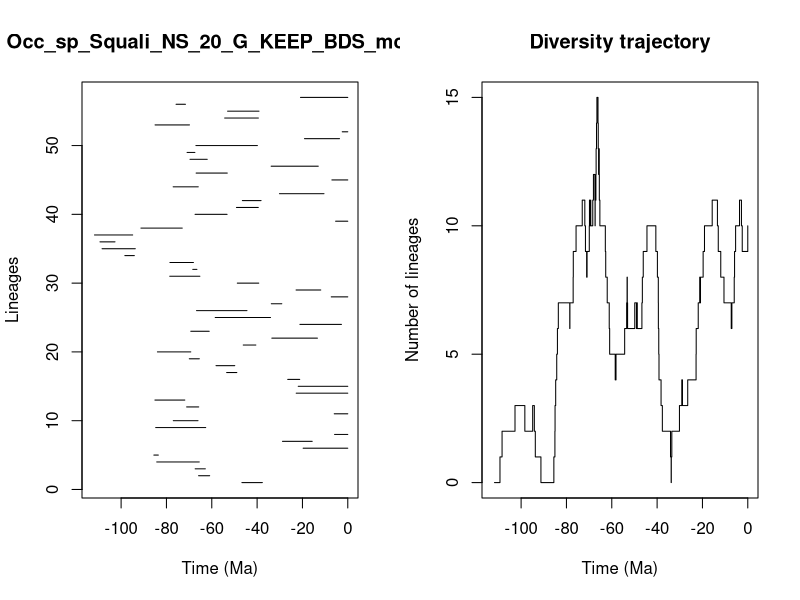

The R source for this figure:


pdf(file='../Results/Species_NS/5_MA_bins_EXT_EP_FT/pyrate_mcmc_logs/Occ_sp_Squali_NS_20_G_KEEP_BDS_mcmc_LTT.pdf',width=0.6*20, height=0.6*10)
title = "Occ_sp_Squali_NS_20_G_KEEP_BDS_mcmc"
ts=c(46.70958277500198, 65.82471816991809,67.3243875827018,84.28361693886917,85.55169151224506,19.695121610269528,28.81301798614754,5.8307574553186505,84.74554467690189,76.98072551196292,5.978486764496752,71.09259611662588,85.08726240520662,22.756809087354185,21.858555474543497,26.4953742184327,53.43899230907763,58.13021383689444,69.92207541399723,83.97668170338801,46.118652762079684,33.509556902488924,69.26116814800072,21.121181184541477,58.48637752844127,66.73172742170898,33.735003912559215,7.300617876834857,22.81252645842292,48.74456455615495,78.5418619312293,68.38699008497792,78.46806633465047,98.35240276627088,108.4010424739223,109.324605373577,111.7431864375224,91.25637591398566,5.369527410932689,67.37681677469209,49.112175582135976,46.511379302219396,30.144116812818403,77.0371196753399,7.0140888868218125,66.90614981679552,33.80564860088678,69.60061916221042,70.89459319060502,67.002657913034,19.097793626986732,2.4443241030448273,85.02150269761994,54.31633929096229,53.02365701957796,75.75571716538032,20.86338026771048)
te=c(37.687307325568774, 60.93491715793089,62.84341662129099,65.52422675702962,83.5802861062985,0.0,15.69548127024173,0.0,62.67149682152953,66.07505296693736,0.0,65.75892940055752,71.8930745724651,0.0,0.0,21.20184576426615,48.948571530099464,49.86074994273397,65.49302852934794,69.26672673212772,40.560690307654546,13.390482460082024,61.12343793231566,2.789457243743294,34.08501380190182,44.477906002720395,29.110664434686505,0.0,11.920434564390655,39.273196041136714,65.25232784318808,66.5613261849071,68.09039407016235,94.16305015774216,93.73431859916734,102.69458768720358,94.89752931698041,73.03012548502448,0.0,53.251034982428365,39.47351631090976,38.25690268287159,10.501019037512998,65.96650903673827,0.0,53.15171910618159,13.020529400686073,62.00976991140656,67.45064427019997,39.872531391848874,3.6444211424154083,0.0,69.84243796971285,39.4460632750294,39.16791539805219,71.61548639336377,0.0)
div_traj=c(0, 1,2,3,2,3,2,1,0,1,2,3,4,5,6,7,6,7,8,9,10,11,10,9,8,9,10,11,10,11,10,11,12,11,10,11,12,13,14,15,14,13,12,13,12,11,10,9,8,7,6,5,4,5,6,7,8,7,6,7,6,7,6,7,8,9,10,9,8,7,6,5,4,3,2,1,0,1,2,3,4,3,4,5,6,7,8,7,8,9,10,11,10,9,8,7,6,7,8,9,10,11,10,9,10)
time_events=c(111.7431864375224, 109.324605373577,108.4010424739223,102.69458768720358,98.35240276627088,94.89752931698041,94.16305015774216,93.73431859916734,91.25637591398566,85.55169151224506,85.08726240520662,85.02150269761994,84.74554467690189,84.28361693886917,83.97668170338801,83.5802861062985,78.5418619312293,78.46806633465047,77.0371196753399,76.98072551196292,75.75571716538032,73.03012548502448,71.8930745724651,71.61548639336377,71.09259611662588,70.89459319060502,69.92207541399723,69.84243796971285,69.60061916221042,69.26672673212772,69.26116814800072,68.38699008497792,68.09039407016235,67.45064427019997,67.37681677469209,67.3243875827018,67.002657913034,66.90614981679552,66.73172742170898,66.5613261849071,66.07505296693736,65.96650903673827,65.82471816991809,65.75892940055752,65.52422675702962,65.49302852934794,65.25232784318808,62.84341662129099,62.67149682152953,62.00976991140656,61.12343793231566,60.93491715793089,58.48637752844127,58.13021383689444,54.31633929096229,53.43899230907763,53.251034982428365,53.15171910618159,53.02365701957796,49.86074994273397,49.112175582135976,48.948571530099464,48.74456455615495,46.70958277500198,46.511379302219396,46.118652762079684,44.477906002720395,40.560690307654546,39.872531391848874,39.47351631090976,39.4460632750294,39.273196041136714,39.16791539805219,38.25690268287159,37.687307325568774,34.08501380190182,33.80564860088678,33.735003912559215,33.509556902488924,30.144116812818403,29.110664434686505,28.81301798614754,26.4953742184327,22.81252645842292,22.756809087354185,21.858555474543497,21.20184576426615,21.121181184541477,20.86338026771048,19.695121610269528,19.097793626986732,15.69548127024173,13.390482460082024,13.020529400686073,11.920434564390655,10.501019037512998,7.300617876834857,7.0140888868218125,5.978486764496752,5.8307574553186505,5.369527410932689,3.6444211424154083,2.789457243743294,2.4443241030448273,0.0)
                par(mfrow=c(1,2))
                L = length(ts)
                plot(ts, 1:L , xlim=c(-max(ts)-1,0), pch=20, type="n", main=title,xlab="Time (Ma)",ylab="Lineages")
                for (i in 1:L){segments(x0=-te[i],y0=i,x1=-ts[i],y1=i)}    
                t = -time_events
                plot(div_traj ~ t,type="s", main = "Diversity trajectory",xlab="Time (Ma)",ylab="Number of lineages",xlim=c(-max(ts)-1,0))
                abline(v=c(65,200,251,367,445),lty=2,col="gray")
                
